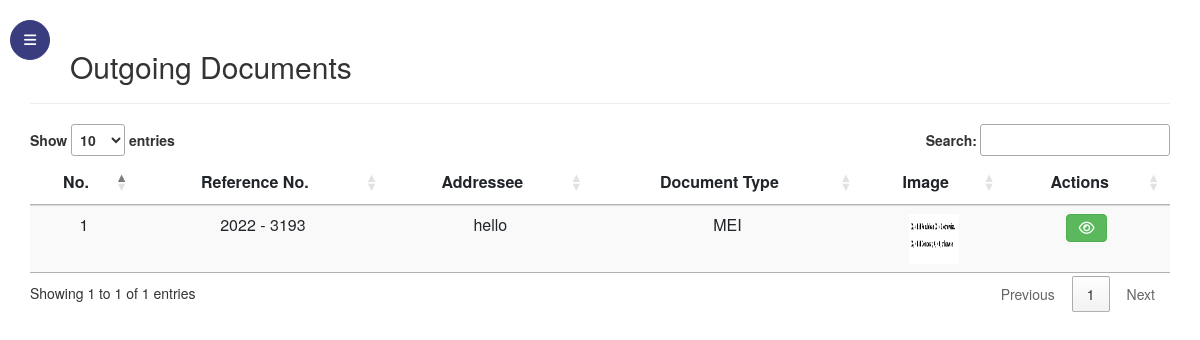
/outgoing.php (signed in), run on the app's committed database.
### tables this page shows
CREATE TABLE `uheads_data` (
  `id` int(11) NOT NULL,
  `n_add` varchar(50) NOT NULL,
  `n_send` varchar(50) NOT NULL,
  `process_owner` varchar(50) NOT NULL,
  `reference_id` varchar(50) NOT NULL,
  `u_address` varchar(50) NOT NULL,
  `u_document` varchar(50) NOT NULL,
  `u_filing` varchar(50) NOT NULL,
  `u_sub` varchar(50) NOT NULL,
  `u_unit` varchar(50) NOT NULL,
  `image` varchar(150) NOT NULL,
  `file` longblob NOT NULL,
  `uploaded` datetime NOT NULL,
  `u_dor` date NOT NULL
);

### outgoing.php (the view, shortened to what this page needs)
<?php
include('config.php');
?>
<!doctype html>
<html lang="en">
  <head>
	<link rel="stylesheet" href="https://cdn.jsdelivr.net/npm/bootstrap-icons@1.5.0/font/bootstrap-icons.css">
	<link rel="stylesheet" href="https://stackpath.bootstrapcdn.com/font-awesome/4.7.0/css/font-awesome.min.css">
	<link rel="stylesheet" href="css/style.css">
	<link rel="stylesheet" href="https://maxcdn.bootstrapcdn.com/bootstrap/3.4.1/css/bootstrap.min.css">
    <link rel="stylesheet" href="https://cdnjs.cloudflare.com/ajax/libs/font-awesome/4.7.0/css/font-awesome.min.css">
	<link rel="stylesheet" href="//cdn.datatables.net/1.10.20/css/jquery.dataTables.min.css">
	</head>
  <body style="width:100%; height: 100vh; ">
<div class="wrapper d-flex align-items-stretch">
	<nav id="sidebar" class="active">
		<div class="custom-menu">
			<button type="button" id="sidebarCollapse" class="btn btn-primary">
	          	<i class="fa fa-bars"></i>
	        </button>
        </div>
    </nav>
		<div id="content" class="p-4 p-md-5 pt-5">
			<h2 class="mb-4 dashboard">Outgoing Documents</h2>
					<hr>
					<table class="table table-striped table-hover table-responsive-md" id="myTable">
						<thead>
							<tr>
								<th class="text-center" scope="col">No.</th>
								<th class="text-center" scope="col">Reference No.</th>
								<th class="text-center" scope="col">Addressee</th>
								<th class="text-center" scope="col">Document Type</th>
								<th class="text-center" scope="col">Image</th>
								<th class="text-center" scope="col">Actions</th>
							</tr>
						</thead>
						<?php
							$get_data = "SELECT * FROM uheads_data WHERE u_document = 'Outgoing'";
							$run_data = mysqli_query($con,$get_data);
							$i = 0;
							while($row = mysqli_fetch_array($run_data))
							{
								$sl = ++$i;
								$id = $row['id'];
								$reference_id = $row['reference_id'];
								$n_add = $row['n_add'];
								$u_filing = $row['u_filing'];
								$image = $row['image'];
								echo "
								<tr>
									<td class='text-center'>$sl</td>
									<td class='text-center'>$reference_id</td>
									<td class='text-center'>$n_add</td>
									<td class='text-center'>$u_filing</td>
									<td class='text-center'>
										<a href='upload_images/$image'>
											<img src='upload_images/$image' alt='' style='width: 50px; height: 50px;' >
										</a>
									</td>
									<td class='text-center actions' style='display:flex; align-items: center; justify-content: center; '>
										<span>
											<a href='Download/index.php' class='btn btn-info mr-1 Download' title='Download' style='margin-bottom: 5px; display: none; '>
												<i class='fa fa-download' aria-hidden='true'></i>
											</a>
											<a href='#' class='btn btn-success mr-1 View' data-toggle='modal' data-target='#view$id' title='View' style='margin-bottom: 5px; '>
												<i class='fa fa-eye' aria-hidden='true'></i>
											</a>
											<a href='#' class='btn btn-warning mr-1 Edit' style=' display: none;' data-toggle='modal' data-target='#edit$id' title='Edit' style='margin-bottom: 5px; '>
												<i class='fa fa-user-pen' aria-hidden='true'></i>
											</a>
											<a href='#' class='btn btn-danger mr-1 Delete' title='Delete' style=' display: none; margin-bottom: 5px; '>
												<i class='bi bi-trash-fill' data-toggle='modal' data-target='#$id' style='' aria-hidden='true'></i>
											</a>
										</span>
									</td>
								</tr>
							";
							}
						?>
					</table>
		</div>
</div>
  </body>
</html>

### data on the page
uheads_data: sl "1", reference "2022 - 3193", n_add "hello", u_filing "MEI", image (picture)
